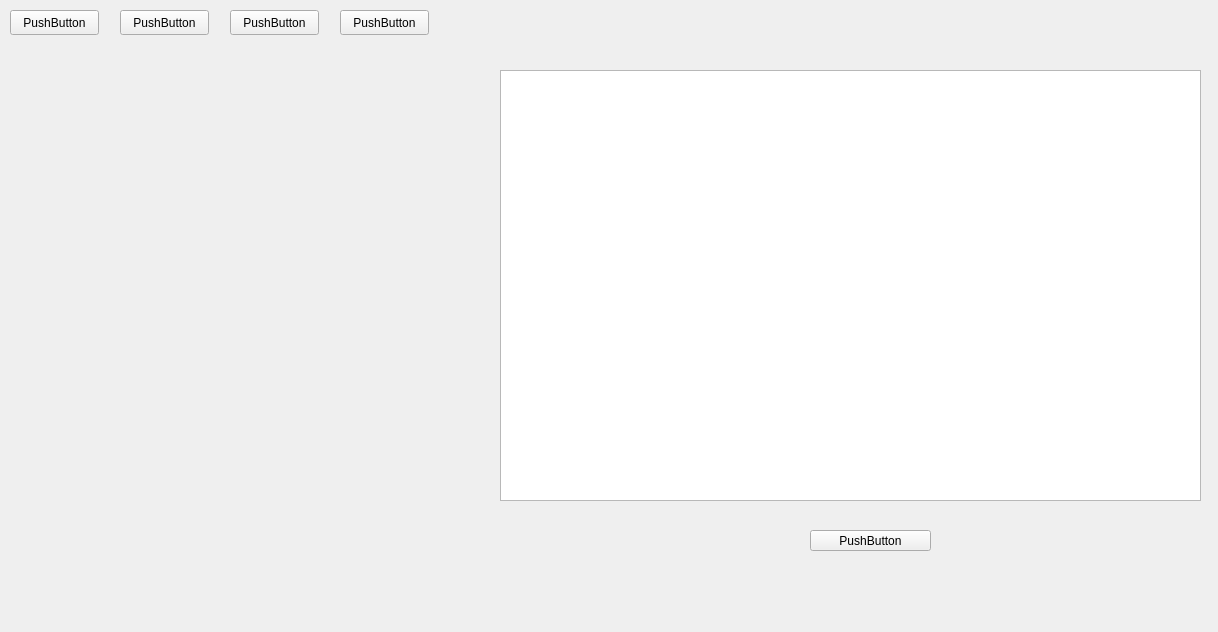
<?xml version="1.0" encoding="UTF-8"?>
<ui version="4.0">
 <class>WrestlingList</class>
 <widget class="QWidget" name="WrestlingList">
  <property name="geometry">
   <rect>
    <x>0</x>
    <y>0</y>
    <width>1218</width>
    <height>632</height>
   </rect>
  </property>
  <property name="windowTitle">
   <string>Form</string>
  </property>
  <widget class="QPushButton" name="pushButton">
   <property name="geometry">
    <rect>
     <x>810</x>
     <y>530</y>
     <width>121</width>
     <height>21</height>
    </rect>
   </property>
   <property name="text">
    <string>PushButton</string>
   </property>
  </widget>
  <widget class="QTableView" name="tableView">
   <property name="geometry">
    <rect>
     <x>500</x>
     <y>70</y>
     <width>701</width>
     <height>431</height>
    </rect>
   </property>
  </widget>
  <widget class="QPushButton" name="pushButton_2">
   <property name="geometry">
    <rect>
     <x>120</x>
     <y>10</y>
     <width>89</width>
     <height>25</height>
    </rect>
   </property>
   <property name="text">
    <string>PushButton</string>
   </property>
  </widget>
  <widget class="QPushButton" name="pushButton_3">
   <property name="geometry">
    <rect>
     <x>230</x>
     <y>10</y>
     <width>89</width>
     <height>25</height>
    </rect>
   </property>
   <property name="text">
    <string>PushButton</string>
   </property>
  </widget>
  <widget class="QPushButton" name="pushButton_4">
   <property name="geometry">
    <rect>
     <x>10</x>
     <y>10</y>
     <width>89</width>
     <height>25</height>
    </rect>
   </property>
   <property name="text">
    <string>PushButton</string>
   </property>
  </widget>
  <widget class="QPushButton" name="pushButton_5">
   <property name="geometry">
    <rect>
     <x>340</x>
     <y>10</y>
     <width>89</width>
     <height>25</height>
    </rect>
   </property>
   <property name="text">
    <string>PushButton</string>
   </property>
  </widget>
 </widget>
 <resources/>
 <connections/>
</ui>
